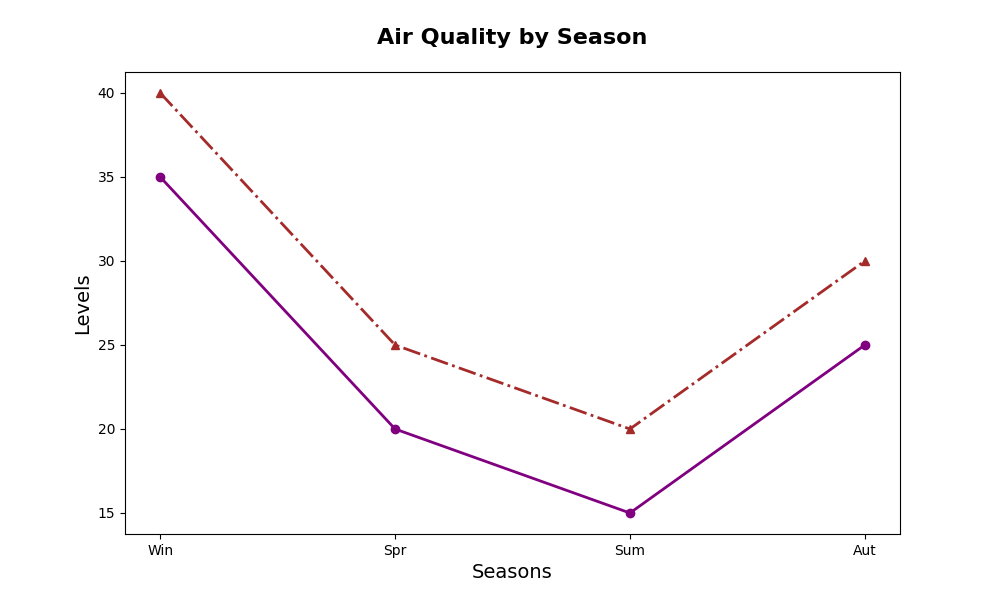

This figure's Python source:
import matplotlib.pyplot as plt
import numpy as np

seasons = np.array(['Win', 'Spr', 'Sum', 'Aut'])
pm25_levels = np.array([35, 20, 15, 25])
no2_levels = np.array([40, 25, 20, 30])

fig, ax = plt.subplots(figsize=(10, 6))

ax.plot(seasons, pm25_levels, marker='o', linestyle='-', color='purple', linewidth=2)
ax.plot(seasons, no2_levels, marker='^', linestyle='-.', color='brown', linewidth=2)

ax.set_title("Air Quality by Season", fontsize=16, fontweight='bold', pad=20)
ax.set_xlabel("Seasons", fontsize=14)
ax.set_ylabel("Levels", fontsize=14)

plt.show()
